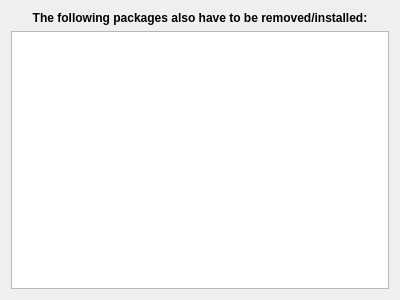
<ui version="4.0" >
 <class>KpkRequirements</class>
 <widget class="QWidget" name="KpkRequirements" >
  <property name="geometry" >
   <rect>
    <x>0</x>
    <y>0</y>
    <width>400</width>
    <height>300</height>
   </rect>
  </property>
  <layout class="QGridLayout" name="gridLayout" >
   <item row="1" column="0" >
    <widget class="QLabel" name="label" >
     <property name="font" >
      <font>
       <weight>75</weight>
       <bold>true</bold>
      </font>
     </property>
     <property name="text" >
      <string>The following packages also have to be removed/installed:</string>
     </property>
     <property name="textFormat" >
      <enum>Qt::AutoText</enum>
     </property>
     <property name="scaledContents" >
      <bool>false</bool>
     </property>
     <property name="alignment" >
      <set>Qt::AlignCenter</set>
     </property>
     <property name="wordWrap" >
      <bool>true</bool>
     </property>
    </widget>
   </item>
   <item row="2" column="0" >
    <widget class="QListView" name="packageView" >
     <property name="editTriggers" >
      <set>QAbstractItemView::NoEditTriggers</set>
     </property>
     <property name="alternatingRowColors" >
      <bool>true</bool>
     </property>
     <property name="selectionMode" >
      <enum>QAbstractItemView::NoSelection</enum>
     </property>
    </widget>
   </item>
  </layout>
 </widget>
 <resources/>
 <connections/>
</ui>
